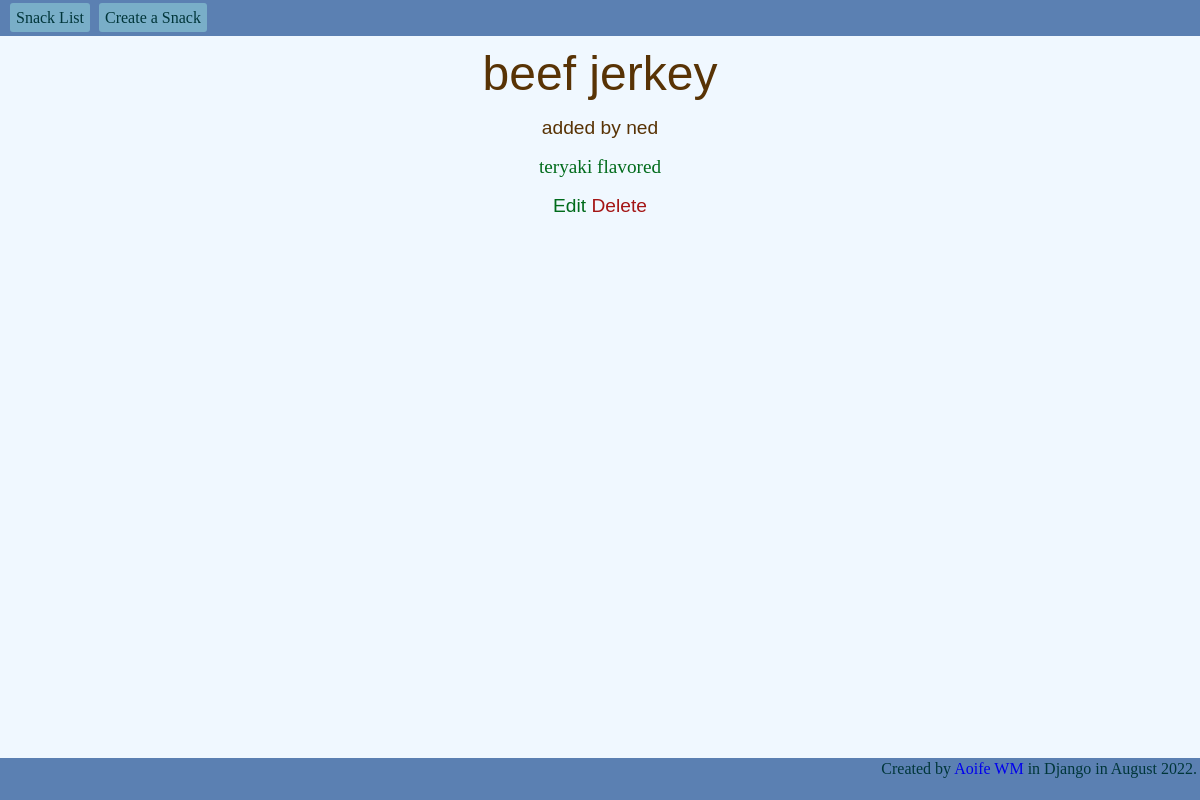
Screenshot of /3/ with the database file from the repository.
### snacks/models.py (models this page shows, shortened)
class Snack(models.Model):
    name = models.CharField(max_length=64)
    description = models.TextField(default=" ")
    purchaser = models.ForeignKey(get_user_model(), on_delete=CASCADE)

### snacks/views.py (the view)
# urls.py: path('<int:pk>/', SnackDetailView.as_view(), name='snack_detail'),
class SnackDetailView(DetailView):
    template_name = 'snack-detail.html'
    model = Snack

### templates/snack-detail.html (shortened to what this page needs)
{% extends 'base.html' %}
{% block header %}
    <h1>{{ snack.name }}</h1>
    <h3>added by {{ snack.purchaser }}</h3>
{% endblock header %}
{% block body %}
    <p id="description-detail">{{ snack.description }}</p>
    <p id="links">
        <a id="update-link" href="{% url 'snack_update' snack.pk %}">Edit</a>
        <a id="delete-link" href="{% url 'snack_delete' snack.pk %}">Delete</a>
    </p>
{% endblock body %}

### static/base.css (style rules this page uses)
html, body { width: 100%; height: 100%; margin: 0; background-color: aliceblue; }
a { text-decoration: none; }
body p { margin-bottom: 20px; }
h1 { margin-top: 50px; margin-bottom: 20px; text-align: center; font-size: 3rem; font-family: "Arial Black", Arial, sans-serif; color: #583305; }
h3 { margin-bottom: 20px; text-align: center; font-size: 1.2rem; font-family: "Arial Black", Arial, sans-serif; color: #583305; }
#links { font-family: "Arial Black", Arial, sans-serif; font-size: 1.2rem; text-align: center; }
#update-link { color: #006b1b; }
#delete-link { color: #a41515; }
#description-detail { font-size: 1.2rem; color: #006b1b; text-align: center; }

### rows the page displays
Snack: name "beef jerkey", purchaser "ned", description "teryaki flavored"
